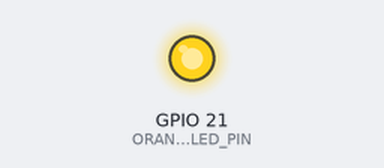
Bench run of a sketch on a simulated Seeed XIAO ESP32-S3. Parts: output pins drawn as LEDs (lit = HIGH). What the sketch prints to the serial monitor is not drawn.

Above: at 0.1 s.
Timing chart, 0 to 1.6 s (numbered marks = the images above):
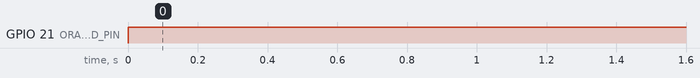

The sketch:

light_on_if_device_connected.ino
```cpp
#include <WiFi.h>

const char* ssid = "XIAO-CAM";
const char* password = "12345678";  // Minimum 8 characters

#define ORANGE_LED_PIN 21  // On XIAO ESP32S3, the orange LED is on pin 21

void setup() {
  Serial.begin(115200);

  // Set orange LED pin as output
  pinMode(ORANGE_LED_PIN, OUTPUT);
  digitalWrite(ORANGE_LED_PIN, LOW); // Start off

  // Start Wi-Fi Access Point
  WiFi.softAP(ssid, password);
  IPAddress IP = WiFi.softAPIP();
  Serial.print("📡 Access Point IP: ");
  Serial.println(IP);
}

void loop() {
  int connected = WiFi.softAPgetStationNum(); // Get number of clients
  Serial.print("Connected devices: ");
  Serial.println(connected);

  if (connected > 0) {
    digitalWrite(ORANGE_LED_PIN, LOW); // Turn on LED
  } else {
    digitalWrite(ORANGE_LED_PIN, HIGH);  // Turn off LED
  }

  delay(1000); // Check every second
}
```

Measured:
- by itself, GPIO 21 (ORANGE_LED_PIN): LOW → HIGH at 0.00 s
